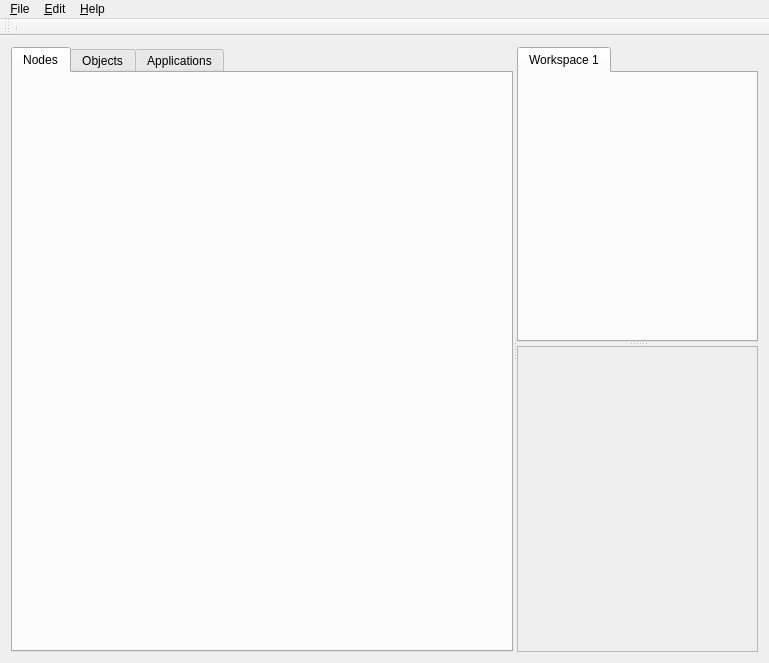
<ui version="4.0" >
 <author></author>
 <comment></comment>
 <exportmacro></exportmacro>
 <class>BaseWnd</class>
 <widget class="QMainWindow" name="BaseWnd" >
  <property name="geometry" >
   <rect>
    <x>0</x>
    <y>0</y>
    <width>769</width>
    <height>663</height>
   </rect>
  </property>
  <property name="windowTitle" >
   <string>ALEA - Software for Plant Research</string>
  </property>
  <widget class="QWidget" name="widget" >
   <layout class="QHBoxLayout" >
    <property name="margin" >
     <number>11</number>
    </property>
    <property name="spacing" >
     <number>6</number>
    </property>
    <item>
     <widget class="QSplitter" name="vsplitter" >
      <property name="orientation" >
       <enum>Qt::Horizontal</enum>
      </property>
      <widget class="QTabWidget" name="explore_frame" >
       <widget class="QWidget" name="tab" >
        <attribute name="title" >
         <string>Nodes</string>
        </attribute>
        <layout class="QVBoxLayout" >
         <property name="margin" >
          <number>0</number>
         </property>
         <property name="spacing" >
          <number>6</number>
         </property>
        </layout>
       </widget>
       <widget class="QWidget" name="tab" >
        <attribute name="title" >
         <string>Objects</string>
        </attribute>
        <layout class="QVBoxLayout" >
         <property name="margin" >
          <number>0</number>
         </property>
         <property name="spacing" >
          <number>6</number>
         </property>
        </layout>
       </widget>
       <widget class="QWidget" name="TabPage" >
        <attribute name="title" >
         <string>Applications</string>
        </attribute>
        <layout class="QVBoxLayout" >
         <property name="margin" >
          <number>0</number>
         </property>
         <property name="spacing" >
          <number>6</number>
         </property>
        </layout>
       </widget>
      </widget>
      <widget class="QSplitter" name="hsplitter" >
       <property name="minimumSize" >
        <size>
         <width>99</width>
         <height>73</height>
        </size>
       </property>
       <property name="orientation" >
        <enum>Qt::Vertical</enum>
       </property>
       <widget class="QTabWidget" name="workspaces" >
        <property name="minimumSize" >
         <size>
          <width>0</width>
          <height>0</height>
         </size>
        </property>
        <widget class="QWidget" name="tab" >
         <attribute name="title" >
          <string>Workspace 1</string>
         </attribute>
        </widget>
       </widget>
       <widget class="QFrame" name="shell_frame" >
        <property name="frameShape" >
         <enum>QFrame::StyledPanel</enum>
        </property>
        <property name="frameShadow" >
         <enum>QFrame::Raised</enum>
        </property>
       </widget>
      </widget>
     </widget>
    </item>
   </layout>
  </widget>
  <widget class="QMenuBar" name="MenuBar" >
   <property name="geometry" >
    <rect>
     <x>0</x>
     <y>0</y>
     <width>769</width>
     <height>24</height>
    </rect>
   </property>
   <widget class="QMenu" name="editMenu" >
    <property name="title" >
     <string>&amp;Edit</string>
    </property>
    <addaction name="editUndoAction" />
    <addaction name="editRedoAction" />
    <addaction name="separator" />
    <addaction name="editCutAction" />
    <addaction name="editCopyAction" />
    <addaction name="editPasteAction" />
    <addaction name="separator" />
    <addaction name="editFindAction" />
   </widget>
   <widget class="QMenu" name="helpMenu" >
    <property name="title" >
     <string>&amp;Help</string>
    </property>
    <addaction name="helpContentsAction" />
    <addaction name="helpIndexAction" />
    <addaction name="separator" />
    <addaction name="helpAboutAction" />
   </widget>
   <widget class="QMenu" name="fileMenu" >
    <property name="title" >
     <string>&amp;File</string>
    </property>
    <addaction name="fileNewAction" />
    <addaction name="fileOpenAction" />
    <addaction name="fileOpenHistoryAction" />
    <addaction name="fileSaveAction" />
    <addaction name="fileSaveHistoryAction" />
    <addaction name="fileSaveAsAction" />
    <addaction name="separator" />
    <addaction name="filePrintAction" />
    <addaction name="separator" />
    <addaction name="fileExitAction" />
   </widget>
   <addaction name="fileMenu" />
   <addaction name="editMenu" />
   <addaction name="helpMenu" />
  </widget>
  <widget class="QToolBar" name="toolBar" >
   <property name="orientation" >
    <enum>Qt::Horizontal</enum>
   </property>
   <attribute name="toolBarArea" >
    <number>4</number>
   </attribute>
   <addaction name="separator" />
  </widget>
  <action name="fileNewAction" >
   <property name="icon" >
    <iconset>image0</iconset>
   </property>
   <property name="text" >
    <string>&amp;New</string>
   </property>
   <property name="iconText" >
    <string>New</string>
   </property>
   <property name="shortcut" >
    <string>Ctrl+N</string>
   </property>
  </action>
  <action name="fileOpenAction" >
   <property name="icon" >
    <iconset>image1</iconset>
   </property>
   <property name="text" >
    <string>&amp;Open...</string>
   </property>
   <property name="iconText" >
    <string>Open</string>
   </property>
   <property name="shortcut" >
    <string>Ctrl+O</string>
   </property>
  </action>
  <action name="fileSaveAction" >
   <property name="icon" >
    <iconset>image2</iconset>
   </property>
   <property name="text" >
    <string>&amp;Save</string>
   </property>
   <property name="iconText" >
    <string>Save</string>
   </property>
   <property name="shortcut" >
    <string>Ctrl+S</string>
   </property>
  </action>
  <action name="fileSaveAsAction" >
   <property name="text" >
    <string>Save &amp;As...</string>
   </property>
   <property name="iconText" >
    <string>Save As</string>
   </property>
   <property name="shortcut" >
    <string/>
   </property>
  </action>
  <action name="filePrintAction" >
   <property name="icon" >
    <iconset>image3</iconset>
   </property>
   <property name="text" >
    <string>&amp;Print...</string>
   </property>
   <property name="iconText" >
    <string>Print</string>
   </property>
   <property name="shortcut" >
    <string>Ctrl+P</string>
   </property>
  </action>
  <action name="fileExitAction" >
   <property name="icon" >
    <iconset>image4</iconset>
   </property>
   <property name="text" >
    <string>E&amp;xit</string>
   </property>
   <property name="iconText" >
    <string>Exit</string>
   </property>
   <property name="shortcut" >
    <string>Ctrl+Q</string>
   </property>
  </action>
  <action name="editUndoAction" >
   <property name="icon" >
    <iconset>image5</iconset>
   </property>
   <property name="text" >
    <string>&amp;Undo</string>
   </property>
   <property name="iconText" >
    <string>Undo</string>
   </property>
   <property name="shortcut" >
    <string>Ctrl+Z</string>
   </property>
  </action>
  <action name="editRedoAction" >
   <property name="icon" >
    <iconset>image6</iconset>
   </property>
   <property name="text" >
    <string>&amp;Redo</string>
   </property>
   <property name="iconText" >
    <string>Redo</string>
   </property>
   <property name="shortcut" >
    <string>Ctrl+Y</string>
   </property>
  </action>
  <action name="editCutAction" >
   <property name="icon" >
    <iconset>image7</iconset>
   </property>
   <property name="text" >
    <string>Cu&amp;t</string>
   </property>
   <property name="iconText" >
    <string>Cut</string>
   </property>
   <property name="shortcut" >
    <string>Ctrl+X</string>
   </property>
  </action>
  <action name="editCopyAction" >
   <property name="icon" >
    <iconset>image8</iconset>
   </property>
   <property name="text" >
    <string>&amp;Copy</string>
   </property>
   <property name="iconText" >
    <string>Copy</string>
   </property>
   <property name="shortcut" >
    <string>Ctrl+C</string>
   </property>
  </action>
  <action name="editPasteAction" >
   <property name="icon" >
    <iconset>image9</iconset>
   </property>
   <property name="text" >
    <string>&amp;Paste</string>
   </property>
   <property name="iconText" >
    <string>Paste</string>
   </property>
   <property name="shortcut" >
    <string>Ctrl+V</string>
   </property>
  </action>
  <action name="editFindAction" >
   <property name="icon" >
    <iconset>image10</iconset>
   </property>
   <property name="text" >
    <string>&amp;Find...</string>
   </property>
   <property name="iconText" >
    <string>Find</string>
   </property>
   <property name="shortcut" >
    <string>Ctrl+F</string>
   </property>
  </action>
  <action name="helpContentsAction" >
   <property name="text" >
    <string>&amp;Contents...</string>
   </property>
   <property name="iconText" >
    <string>Contents</string>
   </property>
   <property name="shortcut" >
    <string/>
   </property>
  </action>
  <action name="helpIndexAction" >
   <property name="text" >
    <string>&amp;Index...</string>
   </property>
   <property name="iconText" >
    <string>Index</string>
   </property>
   <property name="shortcut" >
    <string/>
   </property>
  </action>
  <action name="helpAboutAction" >
   <property name="text" >
    <string>&amp;About</string>
   </property>
   <property name="iconText" >
    <string>About</string>
   </property>
   <property name="shortcut" >
    <string/>
   </property>
  </action>
  <action name="new_itemAction" >
   <property name="text" >
    <string>new item</string>
   </property>
   <property name="iconText" >
    <string>new item</string>
   </property>
  </action>
  <action name="fileOpenHistoryAction" >
   <property name="text" >
    <string>Open &amp;History</string>
   </property>
   <property name="iconText" >
    <string>Open Python history</string>
   </property>
  </action>
  <action name="fileSaveHistoryAction" >
   <property name="text" >
    <string>Save H&amp;istory</string>
   </property>
   <property name="iconText" >
    <string>Save Python history</string>
   </property>
  </action>
 </widget>
 <layoutdefault spacing="6" margin="11" />
 <pixmapfunction></pixmapfunction>
 <resources/>
 <connections/>
</ui>
